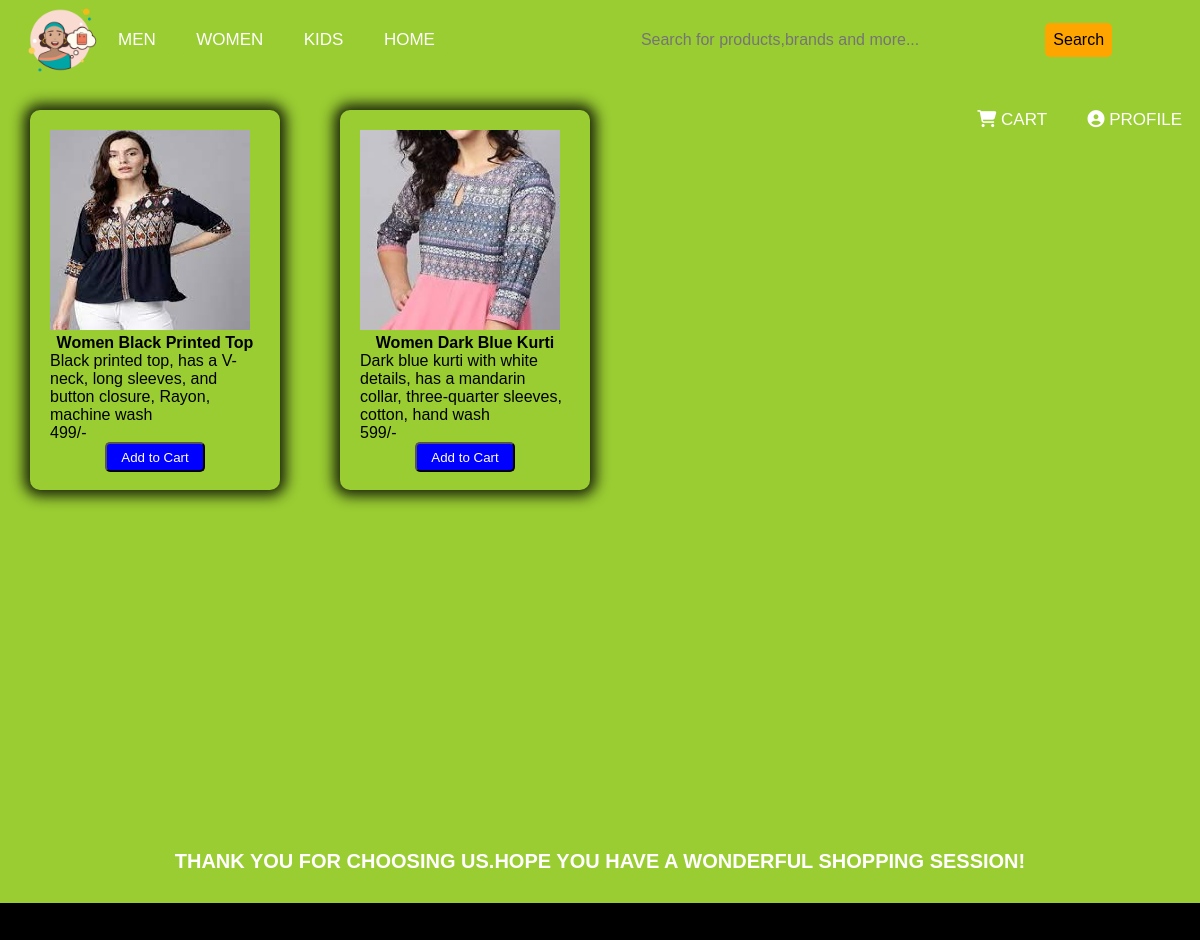
Page /tops.php on the committed database.
### tables this page shows
CREATE TABLE `stock` (
  `item_id` int(200) NOT NULL,
  `category` varchar(200) NOT NULL,
  `item` varchar(200) NOT NULL,
  `product_name` varchar(200) DEFAULT NULL,
  `description` varchar(200) NOT NULL,
  `cost` int(200) NOT NULL,
  `image` varchar(200) NOT NULL
);

### tops.php (the view, shortened to what this page needs)
<?php require_once "header.php";
?>
<!DOCTYPE html>
<html lang="en">
<head>
    <link rel="stylesheet" href="categories.css">
</head>
<body>
    <div class="page-content">
        <?php
        $stmt = $pdo->query("SELECT * FROM stock where item like '%top%' or item like '%kurti%' or product_name like '%top%'
        or product_name like '%kurti%'");
        while ($row = $stmt->fetch(PDO::FETCH_ASSOC)) {
            echo '<div class="shirts">';
            echo '<div class="card">';
            echo '<img src= "' . $row['image'] . '" alt="...">';
            echo '<p class="highlight">' . $row['product_name'] . '</p>';
            echo '<p>' . $row['description'] . '</p>';
            echo '<p>' . $row['cost'] . "/-" . '</p>';
            echo '<form method="POST">';
            echo '<button type=submit name="Add_to_Cart">Add to Cart</button>';
            echo '</form>';
            echo '</div>';
            echo '</div>';
        }
        ?>
    </div>
</body>
<footer>
    <h2>Thank you for choosing us.Hope you have a wonderful shopping session!</h2>
</footer>
</html>

### header.css (style rules this page uses)
* { padding: 0; margin: 0; text-decoration: none; box-sizing: border-box; list-style: none; font-family: sans-serif; background-color: yellowgreen; }

### categories.css (style rules this page uses)
h2 { padding: 30px; font-size: 20px; margin-top: 20px; font-weight: bold; text-align: center; margin-bottom: 20px; text-transform: uppercase; font-weight: bolder; }
.shirts { display: inline-block; }
.card { width: 250px; height: 380px; margin: 30px; padding: 20px; border-radius: 10px; box-shadow: 0px 0px 14px 6px rgba(0, 0, 0, 0.84); }
.card p { font-family: sans-serif; font-size: medium; }
.highlight { text-align: center; font-weight: bold; }
.card img { width: 200px; height: 200px; }
.card button { display: block; margin-left: auto; margin-right: auto; margin-top: auto; width: 100px; height: 30px; border-radius: 5px; background-color: blue; color: #ffffff; outline: none; cursor: pointer; }
footer { width: 100%; height: 100px; background: #000000; margin-top: 40px; color: #ffffff; }
footer h2 { padding: 30px; font-size: 20px; margin-top: 20px; font-weight: bold; text-align: center; margin-bottom: 20px; text-transform: uppercase; font-weight: bolder; }
html, body { height: 100%; margin: 0; }
.page-content { min-height: 100%; margin-bottom: -100px; }
.page-content::after { content: ""; display: block; }
footer, .page-content::after { height: 120px; }

### rows in the picture
stock: image (picture), product_name "Women Black Printed Top", description "Black printed top, has a V-neck, long sleeves, and button closure, Rayon, machine wash", cost "499"
stock: image (picture), product_name "Women Dark Blue Kurti", description "Dark blue kurti with white details, has a mandarin collar, three-quarter sleeves, cotton, hand wash", cost "599"

### other values in the picture
$profile "PROFILE"
